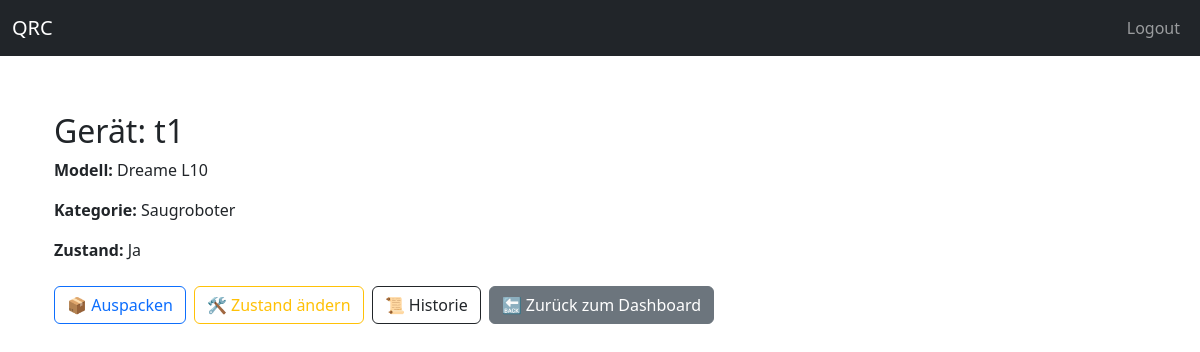
The app's page /geraete/geraet/t1 (signed in) with its own data.
### models/geraet_db.py (models this page shows)
class Geraet(db.Model):
    __tablename__ = "geraete"
    id = db.Column(db.Integer, primary_key=True)
    qrcode = db.Column(db.String, unique=True, nullable=False)
    modell_id = db.Column(db.Integer, db.ForeignKey("modell.id"), nullable=False)
    zustand_id = db.Column(db.Integer, db.ForeignKey("zustaende.id"), nullable=False)
    benutzer_id = db.Column(db.Integer, db.ForeignKey("benutzer.id"), nullable=False)
    modell = db.relationship("Modell", back_populates="geraete")
    zustand = db.relationship("Zustand")
    benutzer = db.relationship("Benutzer", backref="geraete")
    historie = db.relationship("Historie", backref="geraet", lazy=True)
    module = db.relationship("Modul", back_populates="geraet", cascade="all, delete-orphan")
    teile = db.relationship("Teil", back_populates="geraet")

### models/modell_db.py (models this page shows, shortened)
class Modell(db.Model):
    __tablename__ = "modell"
    id = db.Column(db.Integer, primary_key=True, index=True)
    name = db.Column(db.String(100), unique=True, nullable=False, index=True)
    kategorie_id = db.Column(db.Integer, db.ForeignKey("kategorie.id"), nullable=False)
    kategorie = db.relationship("Kategorie", back_populates="modelle")
    geraete = db.relationship("Geraet", back_populates="modell")
    module = db.relationship(Modul, back_populates="modell", cascade="all, delete-orphan")

### models/kategorie_db.py (models this page shows, shortened)
class Kategorie(db.Model):
    __tablename__ = "kategorie"
    id = db.Column(db.Integer, primary_key=True)
    name = db.Column(db.String(100), nullable=False, unique=True)
    modelle = db.relationship("Modell", back_populates="kategorie", lazy=True)

### models/zustand_db.py (models this page shows, shortened)
class Zustand(Base):
    __tablename__ = "zustaende"
    id = Column(Integer, primary_key=True)
    value = Column(String, nullable=False)
    kategorie = Column(String, nullable=False)  # z. B. "Anwesenheit", "Sauberkeit", "Funktioniert"
    __table_args__ = (
        UniqueConstraint("value", "kategorie", name="uix_value_kategorie"),
    )

### app/routes/geraete_routes.py (the view)
@geraete_bp.route("/geraet/<qrcode>", endpoint="geraet_seite")
@login_required
def geraet_seite(qrcode):
    geraet = GeraetDB.query.filter_by(qrcode=qrcode).first_or_404()
    return render_template("geraet.html", geraet=geraet)

### app/app.py (called while the page is built)
@login_manager.user_loader
def load_user(user_id):
    return Benutzer.query.get(int(user_id))

### app/templates/geraet.html
{% extends "base.html" %}
{% block content %}
<div class="container mt-5">
  <h2>Gerät: {{ geraet.qrcode }}</h2>
  <p><strong>Modell:</strong> {{ geraet.modell.name }}</p>
  <p><strong>Kategorie:</strong> {{ geraet.modell.kategorie.name }}</p>
  <p><strong>Zustand:</strong> {{ geraet.zustand.value }}</p>
  <div class="mt-4 d-flex flex-wrap gap-2">
    <a href="{{ url_for('auspacken.anzeigen', geraet_id=geraet.id) }}" class="btn btn-outline-primary">📦 Auspacken</a>
    <a href="{{ url_for('zustand_aendern.anzeigen', geraet_id=geraet.id) }}" class="btn btn-outline-warning">🛠 Zustand ändern</a>
    <a href="{{ url_for('geraete.geraet_historie', qrcode=geraet.qrcode) }}" class="btn btn-outline-dark">📜 Historie</a>
    <a href="{{ url_for('benutzer.dashboard') }}" class="btn btn-secondary">🔙 Zurück zum Dashboard</a>
  </div>
</div>
{% endblock %}

### app/templates/base.html (style rules this page uses)
body { padding-top: 4rem; }

### records on screen
Geraet: qrcode "t1"
Modell: modell.name "Dreame L10"
Kategorie: modell.kategorie.name "Saugroboter"
Zustand: zustand.value "Ja"
